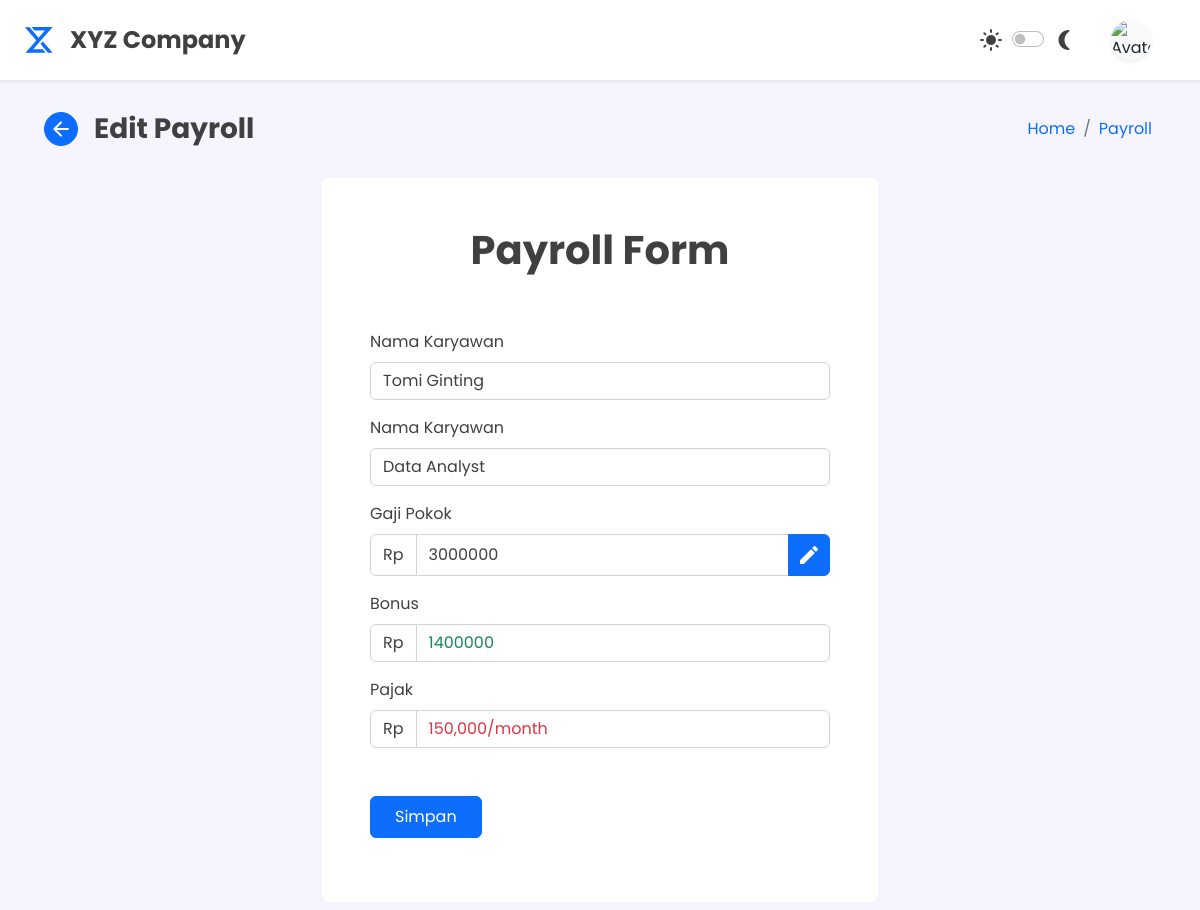
The page /sources/admin/admin-payroll-edit.php?kode=FSR366 (signed in) on the database as committed earlier.
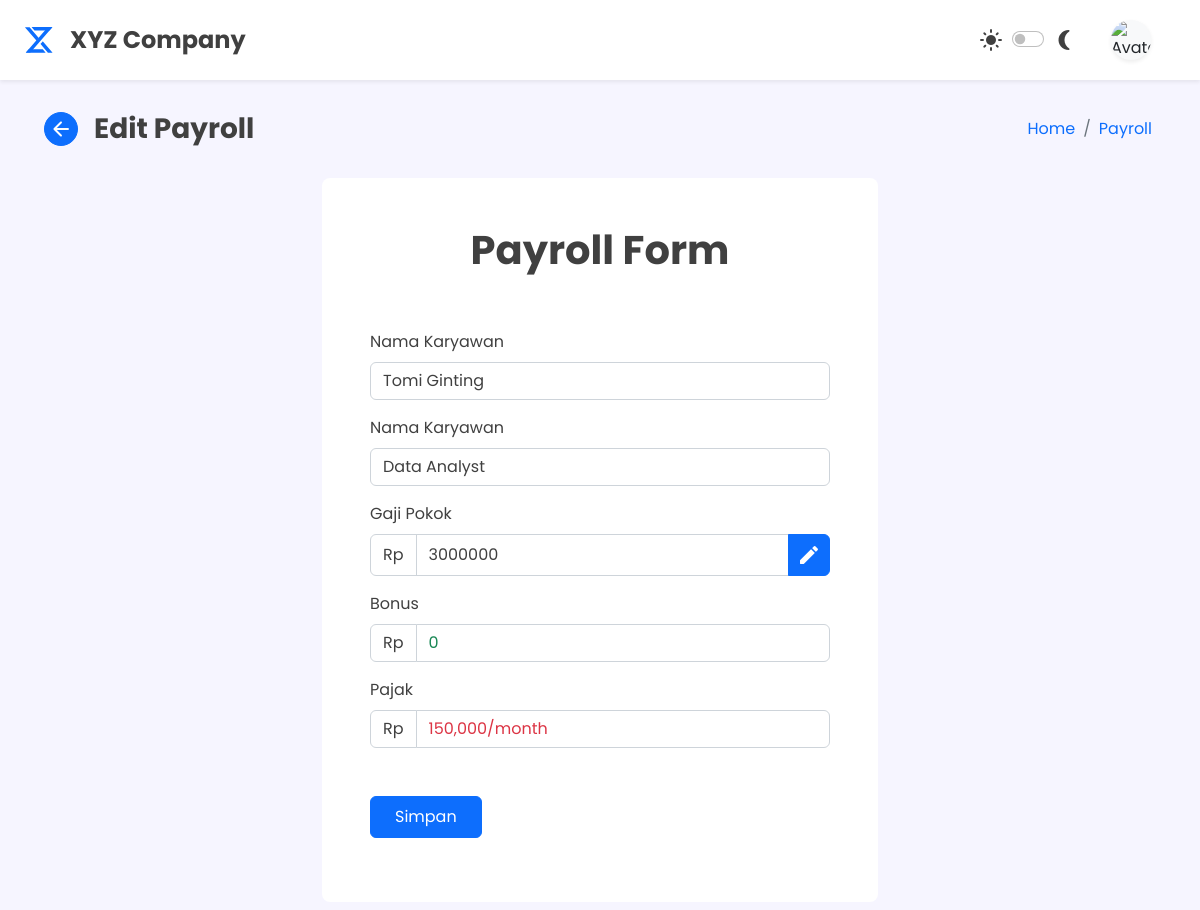
The same page on the database as committed later.
### tables this page shows
CREATE TABLE `daftar_gaji` (
  `id` int(11) NOT NULL,
  `kode_karyawan` varchar(10) NOT NULL,
  `nama` varchar(50) NOT NULL,
  `invoice` varchar(12) NOT NULL,
  `bulan` varchar(20) NOT NULL,
  `date_lengkap` varchar(20) NOT NULL,
  `gaji_pokok` bigint(50) NOT NULL,
  `bonus` bigint(50) NOT NULL,
  `pajak` bigint(50) NOT NULL,
  `gaji_bersih` bigint(50) NOT NULL
);

### php/functions.php (called while the page is built)
<?php
function koneksi (){
    return mysqli_connect("localhost", "root", "", "perusahaan");
}
function query ($query){
    $koneksi = koneksi();
    $data = mysqli_query($koneksi, $query);
    if(mysqli_num_rows($data) > 1){
        $rows = [];
        while($row = mysqli_fetch_assoc($data)){
            $rows[] = $row;
        }
        return $rows;
    }else {
        $rows = mysqli_fetch_assoc($data);
        return $rows;
    }
}
?>

### sources/admin/admin-payroll-edit.php (the view, shortened to what the changed rows need)
<!DOCTYPE html>
<html lang="en">
<?php
include '../../php/functions.php';
?>
<head>
    <link href="https://cdn.jsdelivr.net/npm/bootstrap@5.2.2/dist/css/bootstrap.min.css" rel="stylesheet"
 />
    <link rel="stylesheet" href="../../assets/style/main.css">
</head>
<body class="d-flex">
    <div class="content col d-flex flex-column gap-3 mb-2">
        <div class="d-flex flex-column px-2 gap-3">
            <div class="d-flex row mx-1 mx-lg-4 gap-4">
                <div>
                    <?php
                    $kodeURL = $_GET['kode'];
                    $query2 = query("SELECT * FROM daftar_gaji WHERE kode_karyawan = '$kodeURL'");
                    ?>
                    <form action="" method="post"
                        class="form container rounded-3 d-flex flex-column col col-sm-8 col-md-7 col-lg-6 col-xxl-5 p-5 gap-5 text-center"
                        enctype="multipart/form-data">
                        <h2 class="fw-bold fs-1">Payroll Form</h2>
                        <div class="d-flex flex-column gap-3">
                            <div class="d-flex flex-column">
                                <div class="input-group">
                                    <span class="input-group-text text text-field">Rp</span>
                                    <?php
                                    $gaji = $query2['gaji_pokok'] * 1000;
                                    ?>
                                    <input type="text" name="gaji" class="salary form-control text text-field"
                                        aria-label="Salary" value=<?= $gaji ?> readonly>
                                    <button type="button" id="edit-salary"
                                        class="btn btn-primary d-flex align-items-center p-md-2 p-1" title="edit">
                                        <i class="material-icons-round">&#xe3c9</i>
                                    </button>
                                </div>
                            </div>
                            <div class="d-flex flex-column">
                                <div class="input-group">
                                    <span class="input-group-text text text-field">Rp</span>
                                    <?php $bonus = $query2['bonus'] * 1000; ?>
                                    <input type="text" name="bonus" class="salary form-control text-success text-field"
                                        aria-label="Bonus" value=<?= $bonus ?>>
                                </div>
                            </div>
                            <div class="d-flex flex-column">
                                <div class="input-group">
                                    <span class="input-group-text text text-field">Rp</span>
                                    <?php
                                    $pajak = $query2['pajak']*1000;
                                    ?>
                                    <input type="text" name="pajak" class="form-control text-danger text-field"
                                        aria-label="Tax" value="<?= number_format($pajak,0,".",",")."/month";?>"
                                        readonly>
                                </div>
                            </div>
                        </div>
                    </form>
                </div>
            </div>
        </div>
    </div>
</body>
</html>

Rows that differ between the two databases and show on the page:
changed daftar_gaji "150,000/month": bonus "1400000" → "0"
